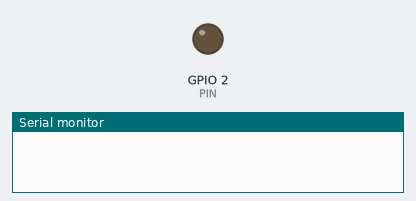
The sketch below on a simulated ESP32. Parts: output pins drawn as LEDs (lit = HIGH), the last lines printed to the serial monitor. Nothing arrives over Bluetooth unless stated.

Above: at 0.0 s.
At 1.1 s:
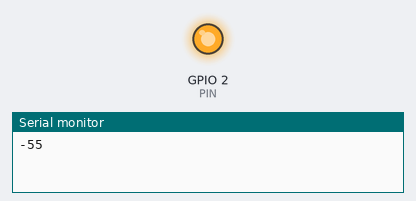
Timing chart, 0 to 2.6 s (numbered marks = the images above):
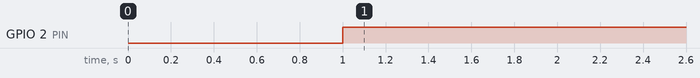

The sketch:

iBeacon_Receiver.ino
```cpp
#include <BLEAdvertisedDevice.h>
#include <BLEDevice.h>
#include <BLEScan.h>


const int PIN = 2;
const int CUTOFF = -55;

void setup() {
  Serial.begin(115200);
  pinMode(PIN, OUTPUT);
  BLEDevice::init("");
}

void loop() {
  BLEScan *scan = BLEDevice::getScan();

  scan->setActiveScan(true);

  BLEScanResults results = scan->start(1);

  int best = CUTOFF;

  for (int i = 0; i < results.getCount(); i++) {
    BLEAdvertisedDevice device = results.getDevice(i);
    int rssi = device.getRSSI();
    if (rssi > best) {
      best = rssi;
    }
  }

  Serial.println(best);
  digitalWrite(PIN, best > CUTOFF ? LOW : HIGH);
}
```

Measured:
- by itself, GPIO 2 (PIN): LOW → HIGH at 1.0 s
